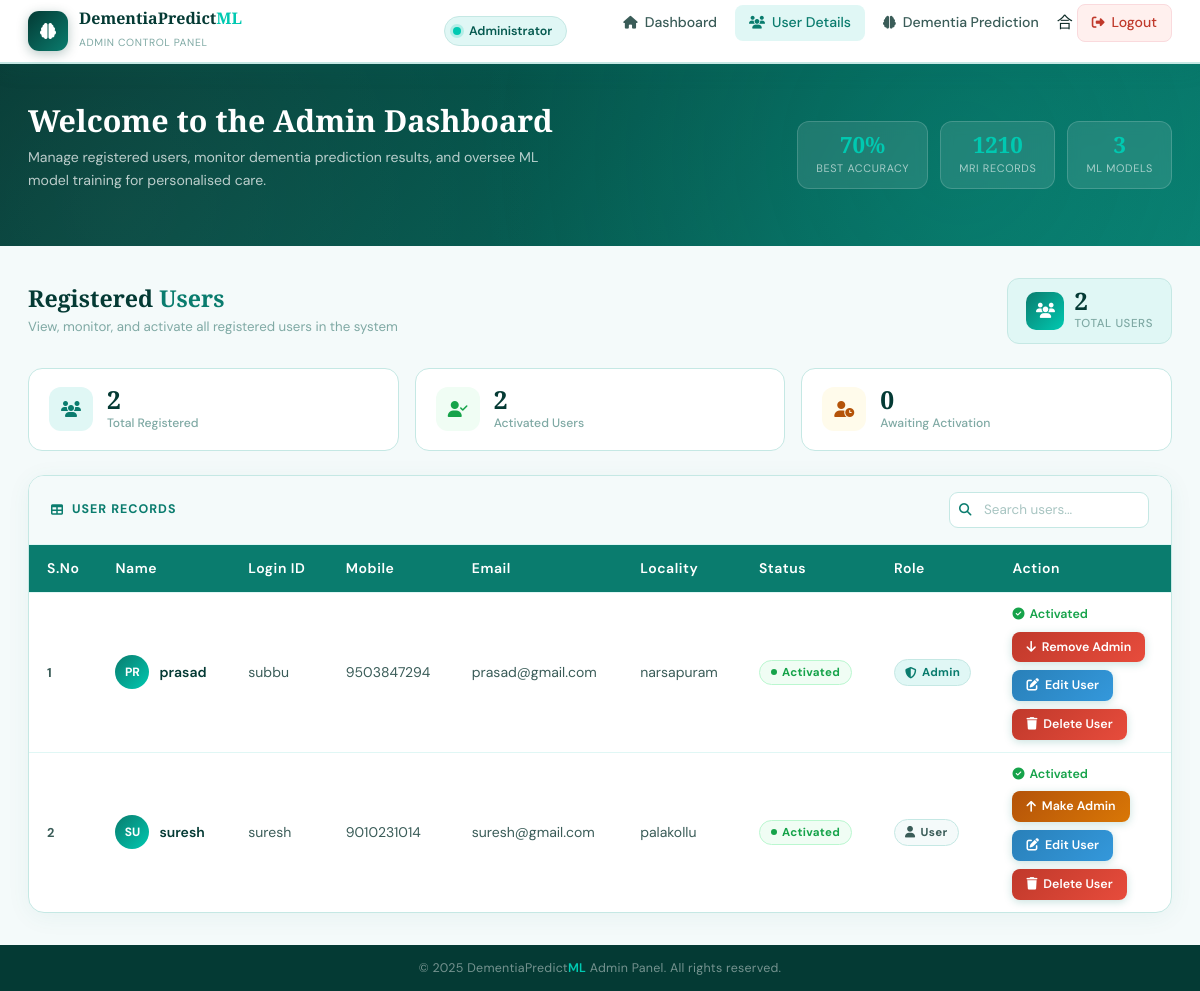
Page /RegisterUsersView/ on the committed database.
### users/models.py (models this page shows, shortened)
class UserRegistrationModel(models.Model):
    name = models.CharField(max_length=100)
    loginid = models.CharField(unique=True, max_length=100)
    password = models.CharField(max_length=100)
    mobile = models.CharField(unique=True, max_length=100)
    email = models.CharField(unique=True, max_length=100)
    locality = models.CharField(max_length=100)
    address = models.CharField(max_length=1000)
    city = models.CharField(max_length=100)
    state = models.CharField(max_length=100)
    status = models.CharField(max_length=100)
    is_admin = models.BooleanField(default=False)
    class Meta:
        db_table = 'UserRegistrations'

### admins/views.py (the view)
# urls.py: path('RegisterUsersView/', admins.RegisterUsersView, name='RegisterUsersView'),
def RegisterUsersView(request):
    data = UserRegistrationModel.objects.all()
    return render(request,'admins/viewregisterusers.html',{'data':data})

### templates/admins/viewregisterusers.html (shortened to what this page needs)
{% extends 'admins/adminbase.html' %}
{% block contents %}
<div class="page-header fade-in">
    <div class="page-header-left">
        <h2>Registered <span>Users</span></h2>
        <p>View, monitor, and activate all registered users in the system</p>
    </div>
    <div class="user-count-badge">
        <div class="count-icon"><i class="fas fa-users"></i></div>
        <div>
            <div class="count-val" id="totalCount">{{ data|length }}</div>
            <div class="count-lbl">Total Users</div>
        </div>
    </div>
</div>
<div class="user-stats">
    <div class="us-card fade-in">
        <div class="us-icon total"><i class="fas fa-users"></i></div>
        <div>
            <div class="us-val">{{ data|length }}</div>
            <div class="us-lbl">Total Registered</div>
        </div>
    </div>
    <div class="us-card fade-in" style="transition-delay:0.08s">
        <div class="us-icon active"><i class="fas fa-user-check"></i></div>
        <div>
            <div class="us-val" id="activeCount">—</div>
            <div class="us-lbl">Activated Users</div>
        </div>
    </div>
    <div class="us-card fade-in" style="transition-delay:0.16s">
        <div class="us-icon waiting"><i class="fas fa-user-clock"></i></div>
        <div>
            <div class="us-val" id="waitingCount">—</div>
            <div class="us-lbl">Awaiting Activation</div>
        </div>
    </div>
</div>
<div class="table-card fade-in">
    <div class="table-card-header">
        <div class="th-label">
            <i class="fas fa-table"></i>
            User Records
        </div>
        <div class="table-search">
            <input type="text" id="userSearch" placeholder="Search users..." oninput="filterTable()">
        </div>
    </div>
    <div class="table-responsive-wrap">
        <table class="users-table" id="usersTable">
            <thead>
                <tr>
                    <th>S.No</th>
                    <th>Name</th>
                    <th>Login ID</th>
                    <th>Mobile</th>
                    <th>Email</th>
                    <th>Locality</th>
                    <th>Status</th>
                    <th>Role</th>
                    <th>Action</th>
                </tr>
            </thead>
            <tbody id="usersTableBody">
                {% for i in data %}
                <tr>
                    <td class="sno-cell">{{ forloop.counter }}</td>
                    <td>
                        <div class="name-cell">
                            <div class="user-avatar">{{ i.name|slice:":2" }}</div>
                            <span class="name-text">{{ i.name }}</span>
                        </div>
                    </td>
                    <td>{{ i.loginid }}</td>
                    <td>{{ i.mobile }}</td>
                    <td>{{ i.email }}</td>
                    <td>{{ i.locality }}</td>
                    <td>
                        {% if i.status == 'waiting' %}
                            <span class="status-badge waiting">
                                <span class="dot"></span> Waiting
                            </span>
                        {% else %}
                            <span class="status-badge activated">
                                <span class="dot"></span> Activated
                            </span>
                        {% endif %}
                    </td>
                    <td>
                        {% if i.is_admin %}
                            <span class="status-badge" style="background:#E0F7F5; color:#0A7C6E; border:1px solid #C5E8E4; padding: 4px 10px;">
                                <i class="fas fa-shield-alt"></i> Admin
                            </span>
                        {% else %}
                            <span class="status-badge" style="background:#F4FAFA; color:#3A5C58; border:1px solid #C5E8E4; padding: 4px 10px;">
                                <i class="fas fa-user"></i> User
                            </span>
                        {% endif %}
                    </td>
                    <td>
                        <div style="display:flex; gap:8px; flex-direction:column; align-items:flex-start;">
                            {% if i.status == 'waiting' %}
                                <a class="btn-activate" href="/ActivaUsers/?uid={{ i.id }}">
                                    <i class="fas fa-user-check"></i> Activate
                                </a>
                            {% else %}
                                <span class="activated-text">
                                    <i class="fas fa-check-circle"></i> Activated
                                </span>
                            {% endif %}
                            {% if not i.is_admin %}
                                <a class="btn-activate" style="background: linear-gradient(135deg, #b45309, #d97706);" href="/PromoteUser/?uid={{ i.id }}">
                                    <i class="fas fa-arrow-up"></i> Make Admin
                                </a>
                            {% else %}
                                <a class="btn-activate" style="background: linear-gradient(135deg, #C0392B, #E74C3C);" href="/DemoteUser/?uid={{ i.id }}">
                                    <i class="fas fa-arrow-down"></i> Remove Admin
                                </a>
                            {% endif %}
                            <a class="btn-activate" style="background: linear-gradient(135deg, #2980b9, #3498db);" href="/EditUser/?uid={{ i.id }}">
                                <i class="fas fa-edit"></i> Edit User
                            </a>
                            <a class="btn-activate" style="background: linear-gradient(135deg, #c0392b, #e74c3c);" href="/DeleteUser/?uid={{ i.id }}" onclick="return confirm('Are you sure you want to delete this user? This action cannot be undone.');">
                                <i class="fas fa-trash"></i> Delete User
                            </a>
                        </div>
                    </td>
                </tr>
                {% endfor %}
            </tbody>
        </table>
    </div>
</div>
{% endblock %}

### templates/admins/adminbase.html (style rules this page uses)
:root { --primary: #0A7C6E; --primary-light: #13A899; --primary-dark: #065A50; --admin-dark: #043A34; --accent: #00C9B1; --accent-soft: #E0F7F5; --white: #FFFFFF; --off-white: #F4FAFA; --text-dark: #0D2B27; --text-mid: #3A5C58; --text-light: #7FA9A4; --border: #C5E8E4; --sidebar-width: 240px; --navbar-height: 64px; --shadow: 0 4px 24px rgba(10,124,110,0.10); }
*, *::before, *::after { box-sizing: border-box; margin: 0; padding: 0; }
body { font-family: 'DM Sans', sans-serif; background: var(--off-white); color: var(--text-dark); min-height: 100vh; display: flex; flex-direction: column; }

### rows in the picture
UserRegistrationModel: name "PR", name "prasad", loginid "subbu", mobile "9503847294", email "prasad@gmail.com", locality "narsapuram", status "activated" (drawn), is_admin True (drawn)
UserRegistrationModel: name "SU", name "suresh", loginid "suresh", mobile "9010231014", email "suresh@gmail.com", locality "palakollu", status "activated" (drawn), is_admin False (drawn)

### other values in the picture
{{ data|length }} "2"
